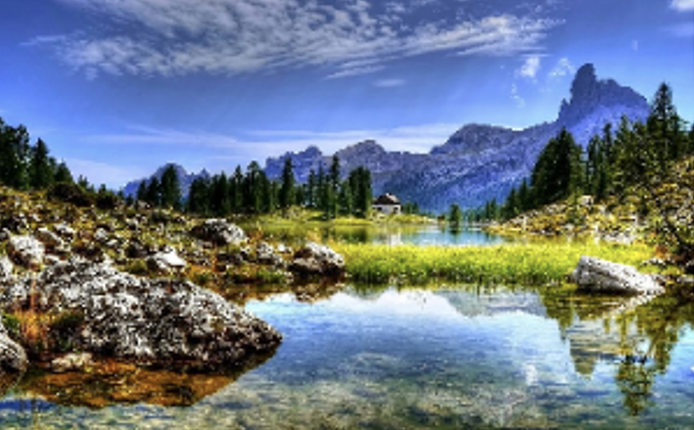
#> input picture Week_8/Lab/Data/nature.png, 694 x 430 px
$ python K-Means.py
#> lines starting #> are read from the running program, lines starting #| are printed output that depends on the picture
import numpy as np
import cv2 as cv
import matplotlib.pyplot as plt

# Read the image
img = cv.imread('../Data/nature.png')
#> img is the input picture: shape (430, 694, 3); mean B, G, R 133.2, 119.8, 107.1

# Reshape the image
Z = img.reshape((-1, 3))
Z = np.float32(Z)

# Define criteria and values of K
criteria = (cv.TERM_CRITERIA_EPS + cv.TERM_CRITERIA_MAX_ITER, 10, 1.0) # Default criteria
criteria_1=(cv.TERM_CRITERIA_MAX_ITER, 50, 1.0) # My new criteria
k_values = [2, 3, 5, 10, 20, 40] # Values assigned by professor
k_values_1 = [3, 5, 10, 30, 50, 70] # Self K values

# Set up the subplot grid
rows = 2
cols = 3
fig, axs = plt.subplots(rows, cols, figsize=(12, 8))

for i, K in enumerate(k_values):
    # Apply KMeans
    ret, label, center = cv.kmeans(Z, K, None, criteria, 10, cv.KMEANS_RANDOM_CENTERS)

    # Convert back into uint8, and make original image
    center = np.uint8(center)
    res = center[label.flatten()]
    res2 = res.reshape((img.shape))

    # Plotting
    ax = axs[i // cols, i % cols]
    ax.imshow(cv.cvtColor(res2, cv.COLOR_BGR2RGB))
    ax.set_title(f'K={K}')
    ax.axis('off')
#> this loop made 6 passes
#> ret on passes 3 to 6: 554148907.1, 264505061, 142915905.4, 94328694.7
#> (ret, center) on passes 1 to 2: (1.55e+09, [[185, 150, 129], [47, 69, 70]]), (1.04e+09, [[30, 54, 57], [222, 176, 151], [137, 122, 108]])
#> pass 1, `res2 = res.reshape((img.shape))`:
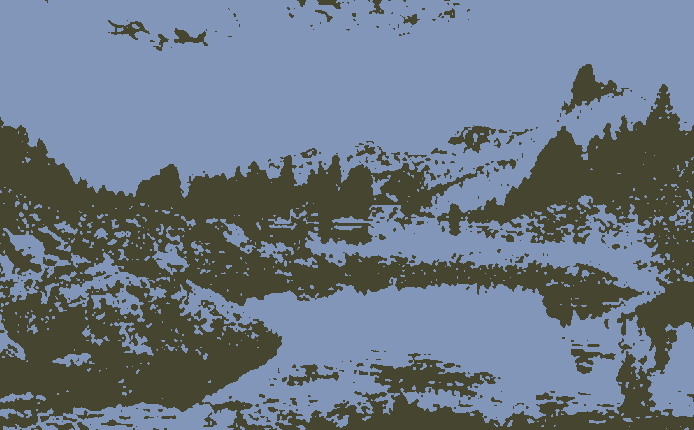
#> res2: shape (430, 694, 3); mean B, G, R 132.5, 119.2, 106.6
#> pass 2, `res2 = res.reshape((img.shape))`:
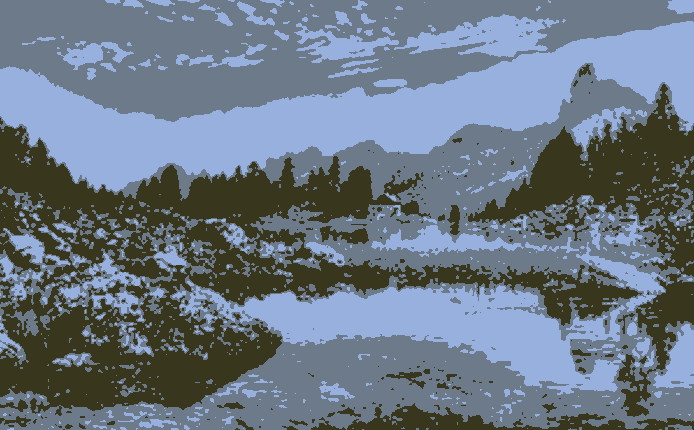
#> res2: shape (430, 694, 3); mean B, G, R 132.7, 119.3, 106.7
#> pass 3, `res2 = res.reshape((img.shape))`:
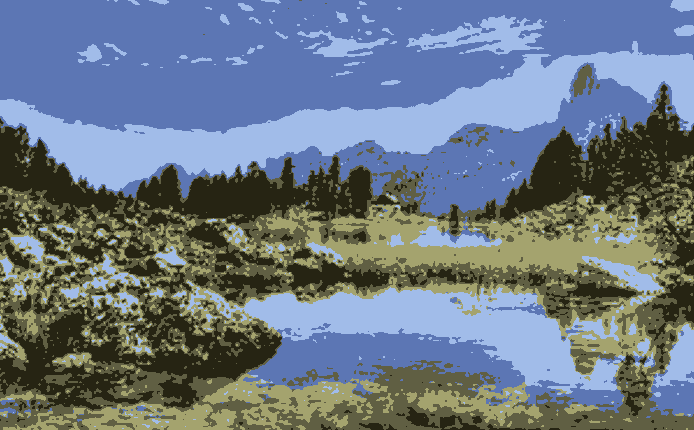
#> res2: shape (430, 694, 3); mean B, G, R 132.9, 119.5, 106.6
#> after the loop:
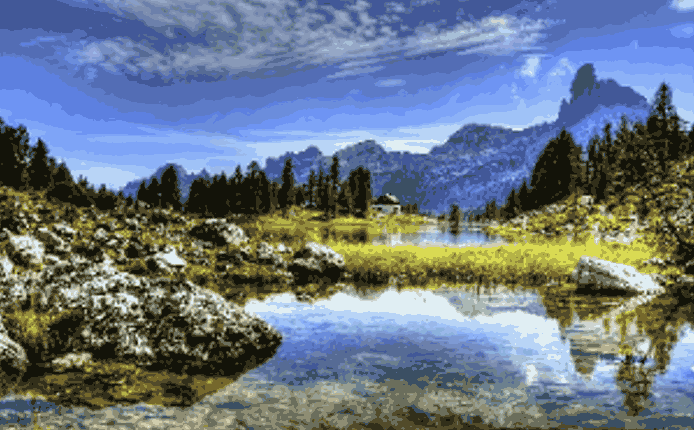
#> res2: shape (430, 694, 3); mean B, G, R 132.8, 119.3, 106.7

plt.tight_layout(rect=[0, 0.03, 1, 0.95])  # Adjust the layout to make room for the suptitle
plt.savefig('results/K-means.png')
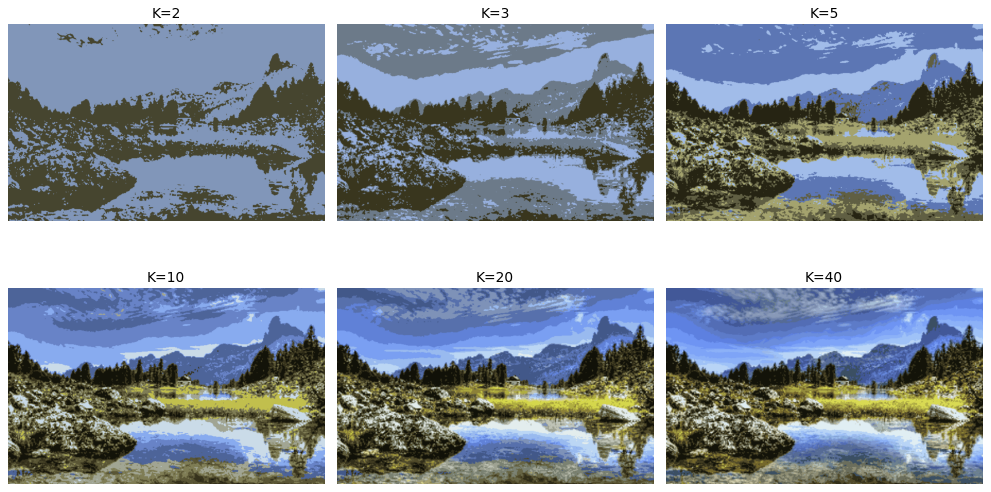
#> figure drawn by matplotlib, 6 panels
plt.show()
